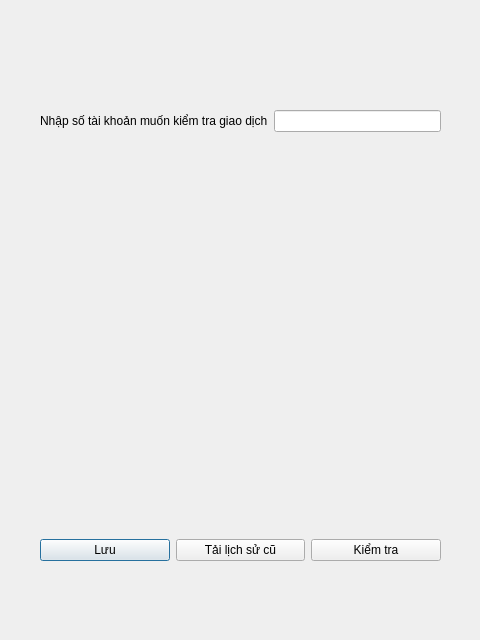
<?xml version="1.0" encoding="UTF-8"?>
<ui version="4.0">
 <class>TransactionHistoryDialog</class>
 <widget class="QDialog" name="TransactionHistoryDialog">
  <property name="geometry">
   <rect>
    <x>0</x>
    <y>0</y>
    <width>480</width>
    <height>640</height>
   </rect>
  </property>
  <property name="windowTitle">
   <string>Dialog</string>
  </property>
  <widget class="QWidget" name="verticalLayoutWidget">
   <property name="geometry">
    <rect>
     <x>40</x>
     <y>110</y>
     <width>401</width>
     <height>451</height>
    </rect>
   </property>
   <layout class="QVBoxLayout" name="verticalLayout">
    <item>
     <layout class="QHBoxLayout" name="horizontalLayout">
      <item>
       <widget class="QLabel" name="label">
        <property name="text">
         <string>Nhập số tài khoản muốn kiểm tra giao dịch</string>
        </property>
       </widget>
      </item>
      <item>
       <widget class="QLineEdit" name="lineEditAccountNumber"/>
      </item>
     </layout>
    </item>
    <item>
     <layout class="QHBoxLayout" name="horizontalLayout_3">
      <item>
       <widget class="QLabel" name="textEditHistory">
        <property name="text">
         <string/>
        </property>
       </widget>
      </item>
     </layout>
    </item>
    <item>
     <layout class="QHBoxLayout" name="horizontalLayout_2">
      <item>
       <widget class="QPushButton" name="pushButtonSaveFiltered">
        <property name="text">
         <string>Lưu</string>
        </property>
       </widget>
      </item>
      <item>
       <widget class="QPushButton" name="pushButtonLoadFiltered">
        <property name="text">
         <string>Tải lịch sử cũ</string>
        </property>
       </widget>
      </item>
      <item>
       <widget class="QPushButton" name="pushButtonSearch">
        <property name="text">
         <string>Kiểm tra</string>
        </property>
       </widget>
      </item>
     </layout>
    </item>
   </layout>
  </widget>
 </widget>
 <resources/>
 <connections/>
</ui>
